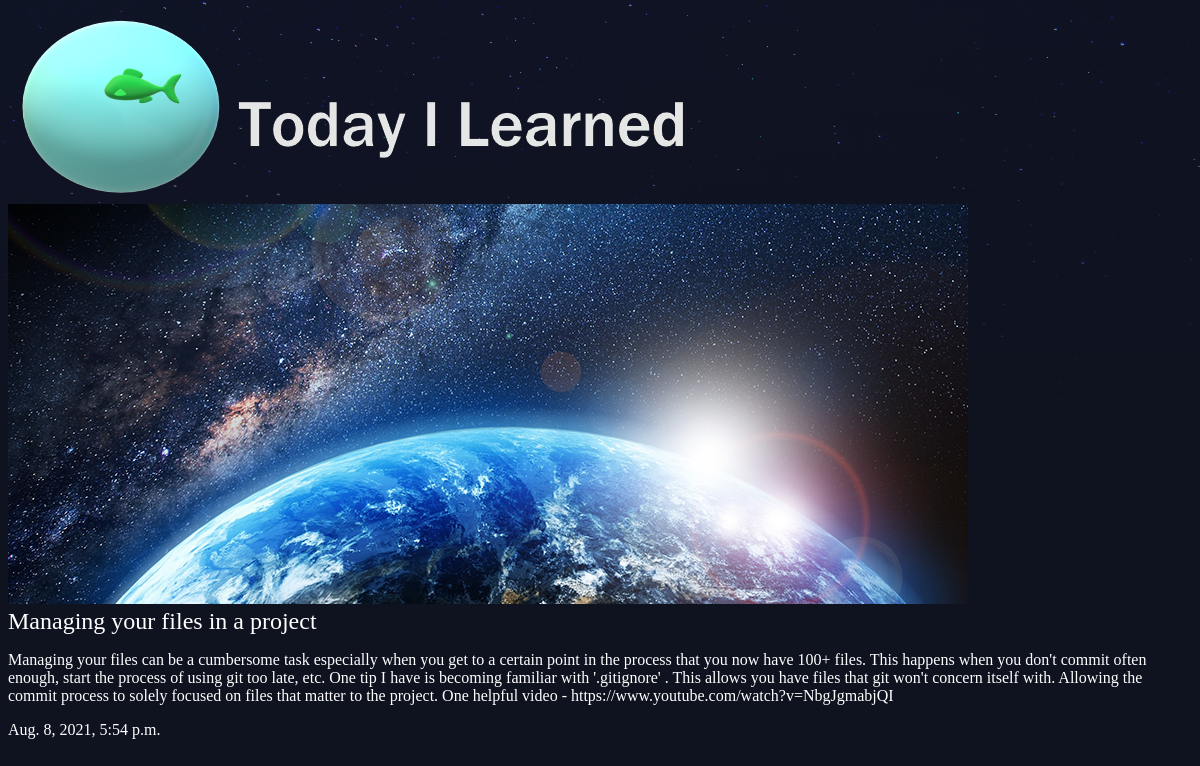
The app's page /articles/git-ignore/ with its own data.
### articles/models.py (models this page shows, shortened)
class Article(models.Model):
    title = CharField(max_length=100)
    body = TextField()
    slug = SlugField()
    date = DateTimeField(auto_now_add=True)
    thumbnail = models.ImageField(default='default.png', blank=True)

### articles/views.py (the view)
# urls.py: path('<slug:slug>/', views.article_detail, name='detailView'),
def article_detail(request, slug):
    article = Article.objects.get(slug=slug)
    return render(request, 'articles/article_detail.html', {'article': article})

### articles/templates/articles/article_detail.html
{% extends 'base_layout.html' %}
{% block content %}
<div class='article-detail'>
    <div class='article'>
        <img src='{{article.thumbnail.url }}'>
        <h2>{{ article.title}}</h2>
        <p>{{article.body}}</p>
        <p>{{article.date}}</p>
    </div>
</div>
{% endblock %}

### assets/styles.css (style rules this page uses)
body { background-color: #0f121f; background-image: url(stars.png); background-repeat: repeat-x; color: #fff; }
body * { font-family: Ubuntu; }
h1, h2, h3, h4, h5 { font-weight: normal; margin: 0; }

### records on screen
Article: thumbnail (picture), title "Managing your files in a project", body "Managing your files can be a cumbersome task especially when you get to a certain point in the process that you now have 100+ files. This happens when you don't commit often enough, start the process of using git too late, etc. One tip I have is becoming familiar with '.gitignore' . This allows you have files that git won't concern itself with. Allowing the commit process to solely focused on files that matter to the project. One helpful video - https://www.youtube.com/watch?v=NbgJgmabjQI", date "Aug. 8, 2021, 5:54 p.m."
